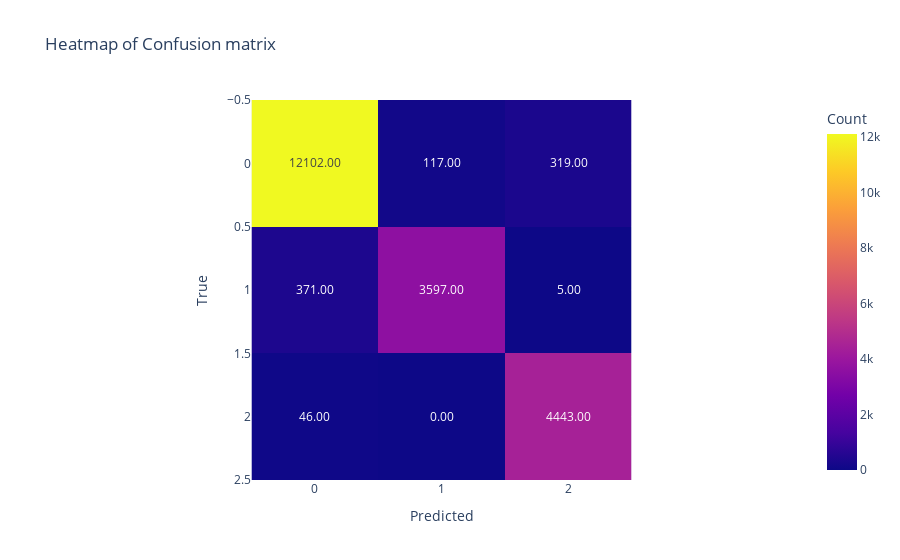

Notebook cell for this chart:
### Markdown cell above
### 3.8. SVC

### Code cell
svc=SVC(kernel='rbf',random_state=101)
svc_score = score(svc,'SVC')

### Figure 1 — Plotly figure (JSON) as saved in the notebook; plotly's stock layout.template omitted (floating-point values rounded to 4 significant figures)
{"data": [{"coloraxis": "coloraxis", "hovertemplate": "Predicted: %{x}<br>True: %{y}<br>Count: %{z}<extra></extra>", "name": "0", "texttemplate": "%{z:.2f}", "type": "heatmap", "xaxis": "x", "yaxis": "y", "z": [[12102, 117, 319], [371, 3597, 5], [46, 0, 4443]]}], "layout": {"coloraxis": {"colorbar": {"title": {"text": "Count"}}, "colorscale": [[0, "#0d0887"], [0.1111, "#46039f"], [0.2222, "#7201a8"], [0.3333, "#9c179e"], [0.4444, "#bd3786"], [0.5556, "#d8576b"], [0.6667, "#ed7953"], [0.7778, "#fb9f3a"], [0.8889, "#fdca26"], [1, "#f0f921"]]}, "title": {"text": "Heatmap of Confusion matrix"}, "xaxis": {"anchor": "y", "constrain": "domain", "domain": [0, 1], "scaleanchor": "y", "title": {"text": "Predicted"}}, "yaxis": {"anchor": "x", "autorange": "reversed", "constrain": "domain", "domain": [0, 1], "title": {"text": "True"}}}}
